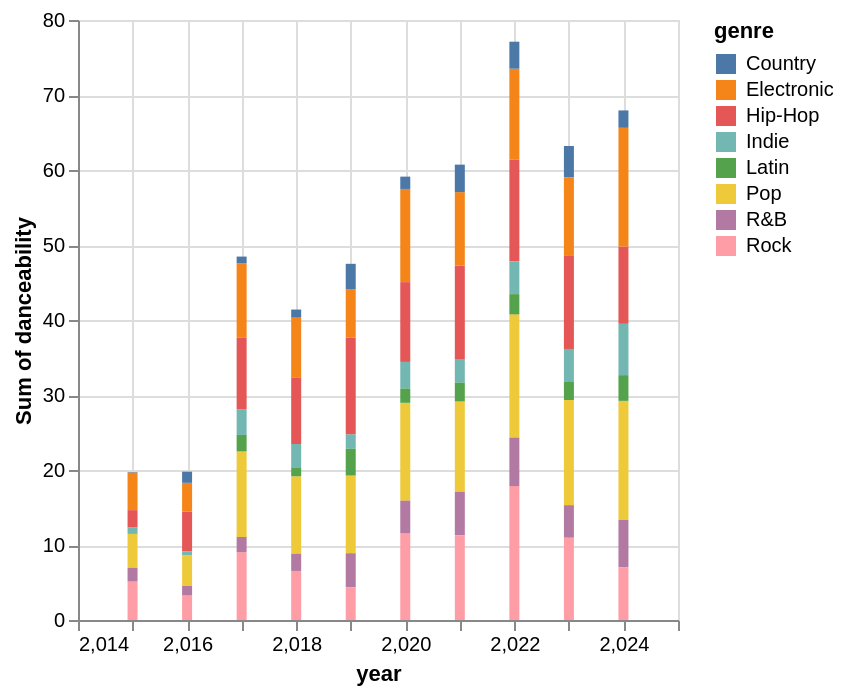

Notebook code for this chart:
### Code cell
source = df
alt.Chart(source).mark_bar().encode(
    x="year",
    y="sum(danceability)",
    color="genre",
)

### Figure 1 — Vega-Lite specification as saved in the notebook (floating-point values rounded to 4 significant figures; data arrays with more than 128 entries replaced by an {"elided": "..."} marker saying what was removed)
{"config": {"view": {"continuousWidth": 300, "continuousHeight": 300}}, "data": {"name": "data-47451d9ba1776705c517dd5d98636014"}, "mark": {"type": "bar"}, "encoding": {"color": {"field": "genre", "type": "nominal"}, "x": {"field": "year", "type": "quantitative"}, "y": {"aggregate": "sum", "field": "danceability", "type": "quantitative"}}, "$schema": "https://vega.github.io/schema/vega-lite/v5.20.1.json", "datasets": {"data-47451d9ba1776705c517dd5d98636014": {"elided": "1200 records"}}}
